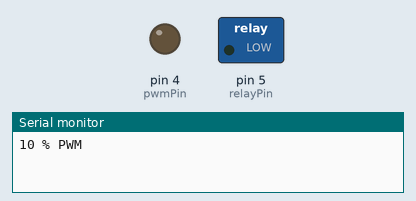
Bench run of a sketch on a simulated Arduino Uno, built with avr-gcc and run on an emulated ATmega328P. Parts: switched loads named in the sketch (green lamp = pin HIGH), output pins drawn as LEDs (lit = HIGH), the last lines printed to the serial monitor.

Above: at 2.5 s.
At 15.0 s:
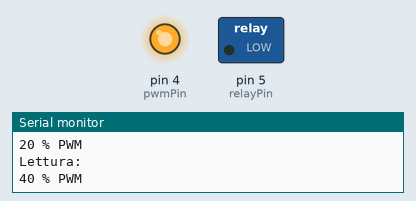
At 37.0 s:
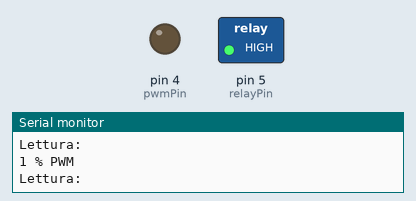
Timing chart, 0 to 54.6 s (numbered marks = the images above):
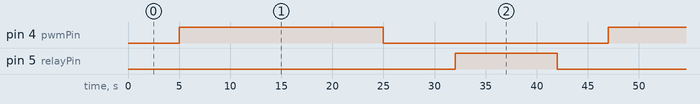

Measured:
- by itself, pin 4 (pwmPin): alternates HIGH for 20.0 s and LOW for 22.0 s
- by itself, pin 5 (relayPin): alternates HIGH for 10.0 s and LOW for 32.0 s
- by itself, everything shown: repeats every 42.0 s, in 4 steps

The sketch:

fan_pwm.ino
```cpp
int relayPin = 5;
int pwmPin = 4;
int tachPin = 0;
void setup() {
  // put your setup code here, to run once:
  Serial.begin(9600);
  pinMode(relayPin, OUTPUT);
  pinMode(pwmPin, OUTPUT);
  pinMode(tachPin, OUTPUT);
}

void loop() {
  // put your main code here, to run repeatedly:
  digitalWrite(relayPin, LOW); //Set the pin to HIGH (3.3V)

  Serial.println("10 % PWM");
  analogWrite(pwmPin, 102);
  delay(5000);

  Serial.println("Lettura: " + digitalRead(tachPin));

  Serial.println("20 % PWM");
  analogWrite(pwmPin, 205);
  delay(5000);

  Serial.println("Lettura: " + digitalRead(tachPin));

  Serial.println("40 % PWM");
  analogWrite(pwmPin, 410);
  delay(5000);

  Serial.println("Lettura: " + digitalRead(tachPin));

  Serial.println("70 % PWM");
  analogWrite(pwmPin, 714);
  delay(5000);

  Serial.println("Lettura: " + digitalRead(tachPin));

  Serial.println("100 % PWM");
  analogWrite(pwmPin, 1024);
  delay(5000);

  Serial.println("Lettura: " + digitalRead(tachPin));

  Serial.println("1 % PWM");
  analogWrite(pwmPin, 1);
  delay(7000);

  Serial.println("Lettura: " + digitalRead(tachPin));

  digitalWrite(relayPin, HIGH); //Set the pin to HIGH (3.3V)
  delay(10000);

  Serial.println("Lettura: " + digitalRead(tachPin));
}
```
